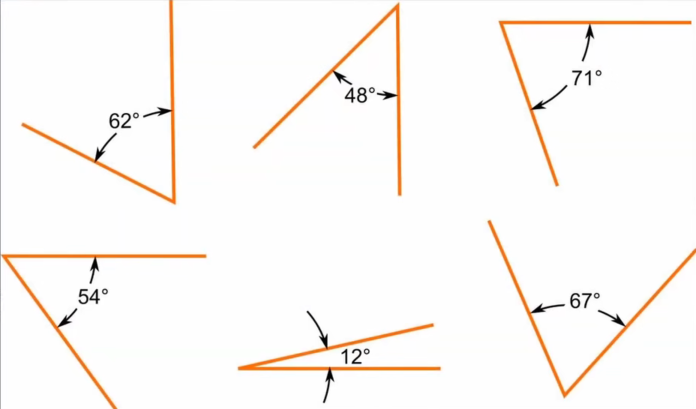
#> input picture Opencv project training/02 Angle Finder/test.png, 1392 x 818 px (shown at 1/2 size)
$ python code.py
#> lines starting #> are read from the running program, lines starting #| are printed output that depends on the picture
import cv2
import math

path = 'test.png'
img = cv2.imread(path)
#> img is the input picture: shape (818, 1392, 3); mean B, G, R 245.3, 248.1, 251.4
pointsList = []


def mousePoints(event, x, y, flags, params):
    if event == cv2.EVENT_LBUTTONDOWN:
        size = len(pointsList)
        if size != 0 and size % 3 != 0:
            cv2.line(img, tuple(pointsList[round((size - 1) / 3) * 3]), (x, y), (0, 0, 255), 2)
        cv2.circle(img, (x, y), 5, (0, 0, 255), cv2.FILLED)
        pointsList.append([x, y])

# pst1=x1,y1
# pst2=x2,y2

def gradient(pt1, pt2):
    return (pt2[1] - pt1[1]) / (pt2[0] - pt1[0])
#求解斜率，用于求角度的公式w


def getAngle(pointsList):
    pt1, pt2, pt3 = pointsList[-3:]
    m1 = gradient(pt1, pt2)
    m2 = gradient(pt1, pt3)
    angR = math.atan((m2 - m1) / (1 + (m2 * m1)))  #弧度制
    angD = round(math.degrees(angR))   #度数

    cv2.putText(img, str(angD), (pt1[0] - 40, pt1[1] - 20), cv2.FONT_HERSHEY_COMPLEX,
                1.5, (0, 0, 255), 2)


while True:

    if len(pointsList) % 3 == 0 and len(pointsList) != 0:
        getAngle(pointsList)
    img=cv2.resize(img,(1044,614))
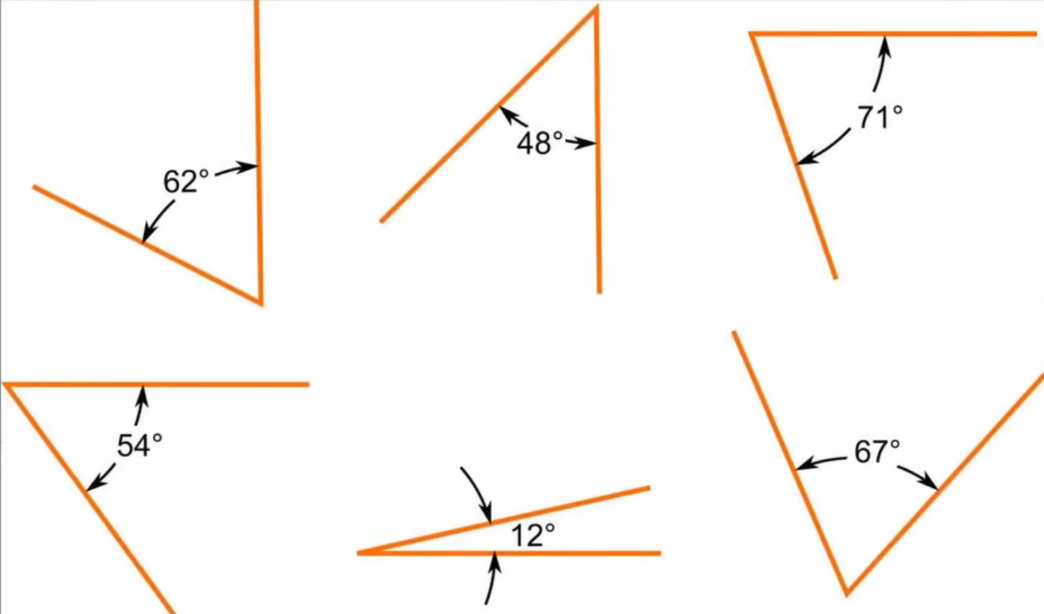
#> img: shape (614, 1044, 3); mean B, G, R 245.3, 248.1, 251.4
    cv2.imshow('Image', img)
    cv2.setMouseCallback('Image', mousePoints)
    if cv2.waitKey(1) & 0xFF == ord('q'):
#> (key q is pressed here)
        pointsList = []
        img = cv2.imread(path)
    elif cv2.waitKey(1) & 0xFF == ord('w'):
        break
